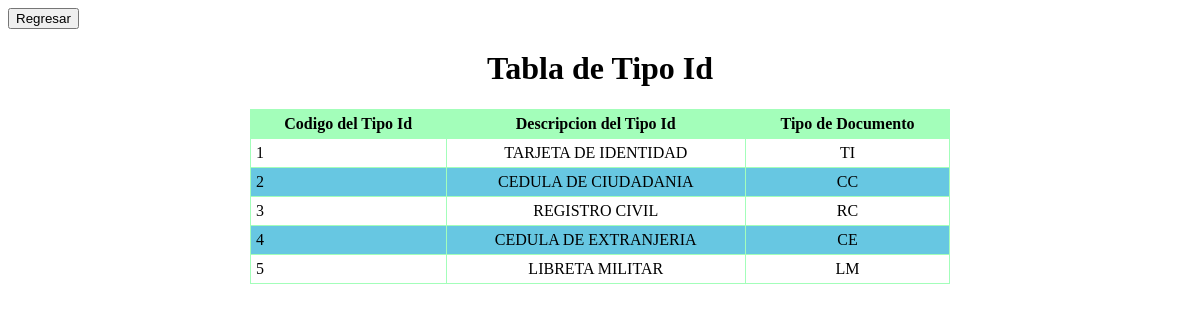
Screenshot of /consultas/tipo_id/index.php with the database file from the repository.
### tables this page shows
CREATE TABLE `tipo_id` (
  `cod_tipo_id` varchar(80) NOT NULL default '',
  `des_tipo_id` varchar(40) default NULL,
  `tipo_doc` varchar(40) default NULL,
  PRIMARY KEY  (`cod_tipo_id`)
);

### consultas/tipo_id/view/viewClass.php (called while the page is built, shortened)
<?php
class viewClass {
    static public function renderHTML($view, $args = NULL) {
        include_once 'templates/' . $view;
    }
}

### consultas/tipo_id/index.php (called while the page is built, shortened)
<?php
include_once '../../librerias/dataBaseClass.php';
$controller = new controllerClass();
$controller->index();
?>

### librerias/dataBaseClass.php (called while the page is built, shortened)
<?php
class dataBaseClass {
  static private $host = 'localhost';
  static private $port = 3306,
          $dbname = 'desercion',
          $user = 'root',
          $password = '',
          $driver = 'mysql',
          $instance = NULL;
  static public function getInstance() {
    return self::$instance;
  }
  static private function connect() {
    try {
      $dsn = self::$driver
              . ':host='. self::$host
              . ';port=' . self::$port
              . ';dbname=' . self::$dbname;
      self::$instance = new PDO($dsn, self::$user, self::$password);
      return true;
    } catch (PDOException $e) {
      echo $e->getMessage();
    }
  }
}

### consultas/tipo_id/model/modelClass.php (called while the page is built, shortened)
<?php
class modelClass {
    static public function getAll() {
        try {
            $sql = 'SELECT tipo_id.cod_tipo_id, tipo_id.des_tipo_id, tipo_id.tipo_doc FROM tipo_id';
            return dataBaseClass::getInstance()->query($sql)->fetchAll(PDO::FETCH_ASSOC);
        } catch (PDOException $e) {
            return $e;
        }
    }
}

### consultas/tipo_id/view/templates/index.php (the view, shortened to what this page needs)
<!DOCTYPE html>
<html lang="es">
    <head>
        <link rel="stylesheet" media="screen" href="css/main.css">
    </head>
    <body>
        <a align="right" href="../../../../Taller-2/"><button>Regresar</button></a>
    <center>
        <h1>Tabla de Tipo Id</h1>
        <table id="tblContenido">
            <thead>
                <tr>
                    <th>Codigo del Tipo Id</th>
                    <th>Descripcion del Tipo Id</th>
                    <th>Tipo de Documento</th>
                </tr>
            </thead>
            <tbody>
                <?php foreach ($datos as $row): ?>
                    <tr>
                        <td><?php echo $row['cod_tipo_id'] ?></td>
                        <td><?php echo $row['des_tipo_id'] ?></td>
                        <td><?php echo $row['tipo_doc'] ?></td>
                    </tr>
                <?php endforeach ?>
            </tbody>
        </table>
    </body>
</html>

### consultas/tipo_id/css/main.css (style rules this page uses)
#tblContenido { border: solid red 1px; width: 700px; border-spacing: 10px; border-collapse: collapse; }
#tblContenido thead tr th { background-color: #A3FEBA; }
#tblContenido tbody tr td, #tblContenido thead tr th { margin: 0px; padding: 0px; border: solid #A3FEBA 1px; padding: 5px; }
#tblContenido tbody tr:nth-child(2n) { background-color: #67C7E2; }
#tblContenido tbody tr td:last-child, #tblContenido tbody tr td:nth-child(2) { text-align: center; }

### rows the page displays
tipo_id: cod_tipo_id "1", des_tipo "TARJETA DE IDENTIDAD", tipo_doc "TI"
tipo_id: cod_tipo_id "2", des_tipo "CEDULA DE CIUDADANIA", tipo_doc "CC"
tipo_id: cod_tipo_id "3", des_tipo "REGISTRO CIVIL", tipo_doc "RC"
tipo_id: cod_tipo_id "4", des_tipo "CEDULA DE EXTRANJERIA", tipo_doc "CE"
tipo_id: cod_tipo_id "5", des_tipo "LIBRETA MILITAR", tipo_doc "LM"
